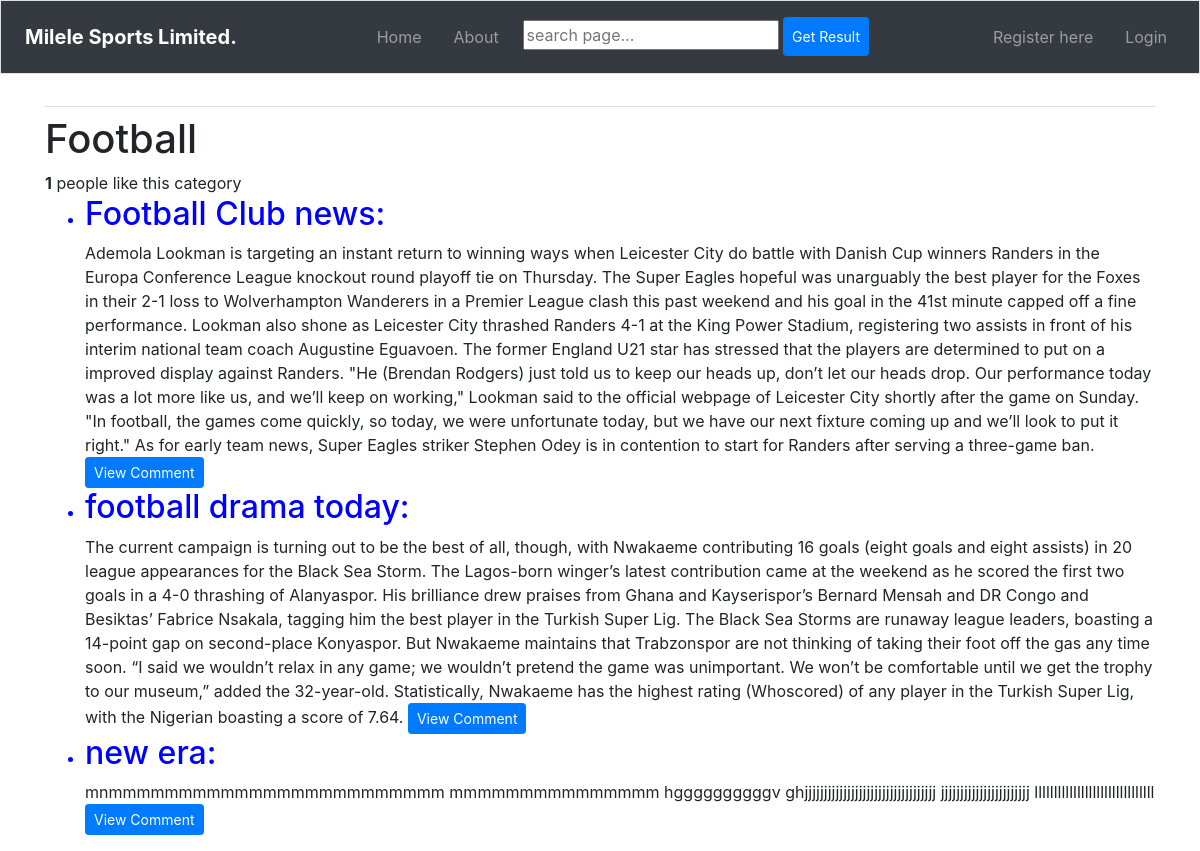
The page /sports/football/ on the database as committed earlier.
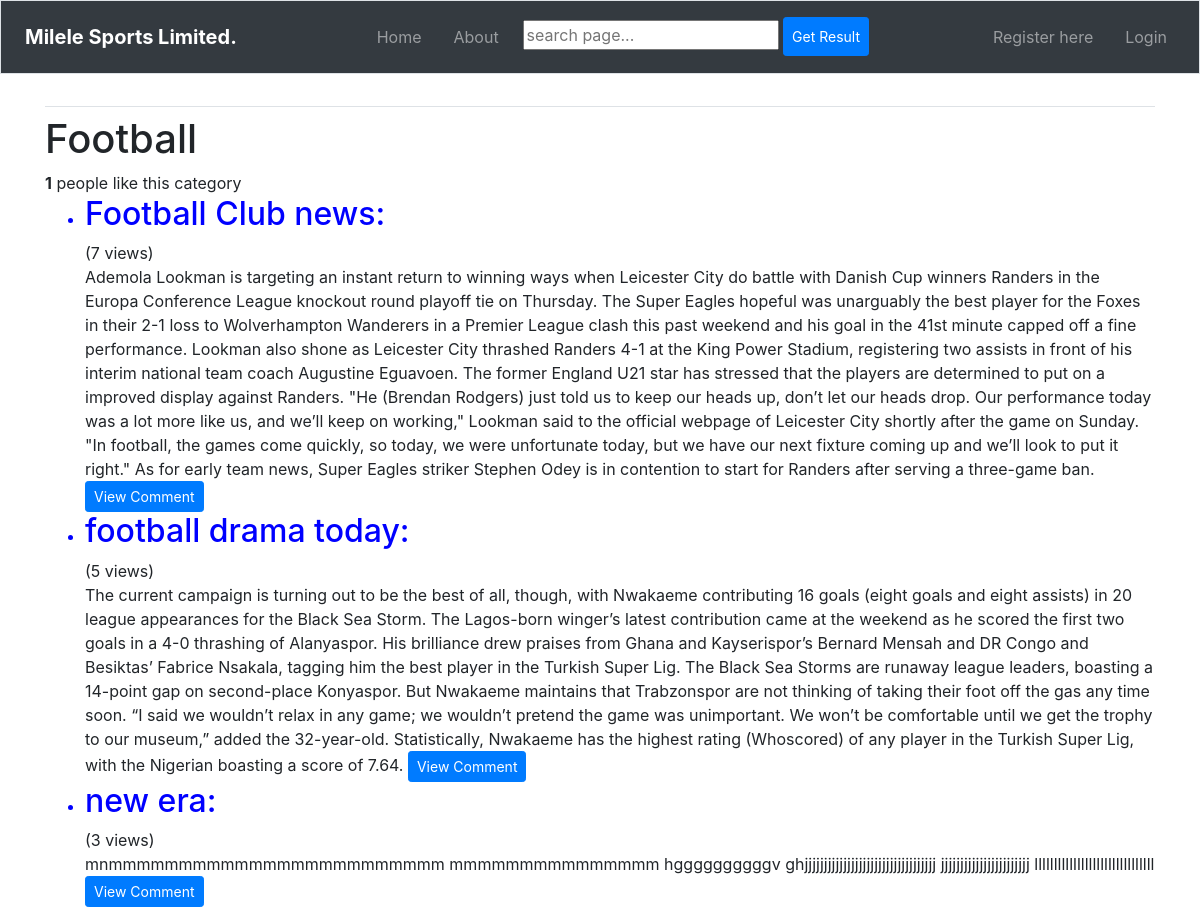
The same page on the database as committed later.
### sportsApp/models.py (models this page shows, shortened)
class SportBlog(models.Model):
    sport = models.ForeignKey(Sport, on_delete=models.CASCADE)
    title = models.CharField(max_length=128)
    url = models.URLField(blank=True)
    views = models.IntegerField(default=0)
    slug = models.SlugField(unique=True)
    blog = models.TextField()
    summary = models.TextField()
    picture = models.ImageField(upload_to='blog_images', blank=True)
    date_published = models.DateTimeField(auto_now_add=True)

### sportsApp/views.py (the view)
class SportsView(View):
    def get(self,request, sports_slug):
        context_dict = {}
        sport = get_object_or_404(Sport, slug=sports_slug)
        blogs = sport.sportblog_set.order_by('date_published')
        context_dict['sport'] = sport
        context_dict['blogs'] = blogs
        return render(request, 'sportsApp/sports.html', context_dict)

### templates/sportsApp/sports.html (shortened to what this page needs)
{% extends 'sportsApp/base.html' %}
{% load static %}
{% load bootstrap4 %}
{% block body_block %}
    {% if sport %}
      <h1>{{ sport.name }}</h1>
      <div>
      <strong id="like_count">{{ sport.likes }}</strong>
      people like this category
      </div>
      {% if blogs %}
        <ul>
        {% for item in blogs %}
          <li><h2>{{ item.title }}:</h2></li>
          <div>
          {% if item.views > 1 %}
              ({{item.views}} views)
          {% elif item.views == 1 %}
              ({{item.views}} view)
          {% endif %}
          </div>
          {{ item.blog }}
          {% buttons %}
          <a href="{% url 'sportsApp:add_comment' item.slug %}">
            <button class="btn btn-primary btn-sm"
            type="button">View Comment</button>
          </a>
          {% endbuttons %}
        {% endfor %}
        </ul>
      {% else %}
        <strong>No items currently in this category!</strong>
      {% endif %}
    {% else %}
     The specified category does not exist!
    {% endif %}
{% endblock %}

Rows that differ between the two databases and show on the page:
changed SportBlog "Football Club news": views (not shown) → "7"
changed SportBlog "football drama today": views (not shown) → "5"
changed SportBlog "new era": views (not shown) → "3"
